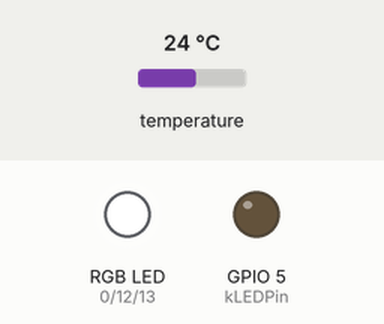
Bench run of a sketch on a simulated ESP8266 (NodeMCU). Shown: an RGB LED mixed from three pins (HIGH = lit), output pins drawn as LEDs (lit = HIGH). Inputs (shaded band) come from the test bench; at power-on: temperature 24 °C. WiFi joins after 1.5 s; servers stay silent unless stated; what the sketch prints to the serial monitor is not drawn.

Above: at 5.6 s.
At 6.9 s:
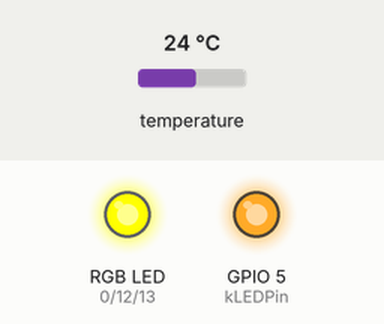
At 9.3 s:
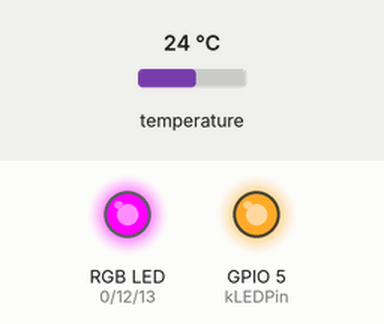
At 14.3 s:
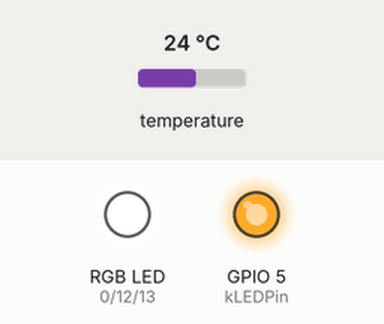
Timing chart, 0 to 17.5 s (numbered marks = the images above):
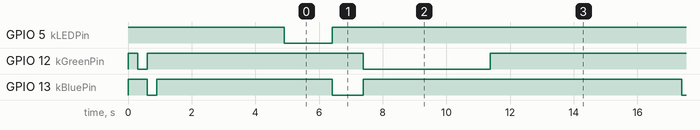

Measured:
- by itself, GPIO 5 (kLEDPin): HIGH → LOW at 4.9 s, → HIGH 1.5 s later
- by itself, GPIO 12 (kGreenPin): repeats every 10.8 s: HIGH 6.8 s, LOW 4.0 s
- by itself, GPIO 13 (kBluePin): goes LOW 0.30 s, HIGH 5.5 s, 11 × (LOW 0.96 s, HIGH 10.0 s), LOW 0.96 s, then HIGH

The sketch:

MinecraftTempSender.ino
```cpp
/**
 * MinecraftTempSender.ino
 *
 * Simple sketch to upload temperature readings taken from a DS18B20 temperature
 * sensor to a Minecraft server with the RaspberryJuice mod installed.
 *
 * Part of the Cocklecraft project - https://github.com/mcqn/cocklecraft-of-things/
 *
 * Expects the DS18B20 sensor to be connected to 3V3, GND and sensor pin 4
 *
 */

#include <Arduino.h>

#include <ESP8266WiFi.h>
#include <ESP8266WiFiMulti.h>
#include <WiFiClient.h>

#include <OneWire.h>
#include <DallasTemperature.h>

const int kTemperaturePin = 4;
OneWire gOneWire(kTemperaturePin);

DallasTemperature gSensors(&gOneWire);

#define USE_SERIAL Serial

ESP8266WiFiMulti WiFiMulti;

const int kLEDPin = 5;
// Pins for the RGB LED
const int kRedPin = 0;
const int kGreenPin = 12;
const int kBluePin = 13;

// Details for the Minecraft server we need to talk to
const char kMinecraftServer[] = "mc.fact.co.uk";
const int kMinecraftPort = 4711;
// Location where the temperature bar graph should be drawn
// It is drawn vertically - in the Y direction.
const int kFromX = 54;
const int kFromY = 7;
const int kFromZ = 128;
const int kToX = 54;
const int kToY = 30;
const int kToZ = 128;
// What temperature range does the graph show?
const float kMinTemp = 0.0;
const float kMaxTemp = 35.0;
// What type of blocks should we use for the "filled in" and "empty"
// parts of the graph?  0-108, see http://www.minecraftwiki.net/wiki/Data_values_(Pocket_Edition)
// for a list of block IDs to use
const int kFilledInBlockType = 89;
const int kEmptyBlockType = 0;

void setup() {

    pinMode(kLEDPin, OUTPUT);
    pinMode(kRedPin, OUTPUT);
    pinMode(kGreenPin, OUTPUT);
    pinMode(kBluePin, OUTPUT);
    USE_SERIAL.begin(115200);
    digitalWrite(kLEDPin, HIGH);
    // Check that the RGB LED is wired up right...
    // Because it's a common anode, setting a colour to HIGH will turn it off
    digitalWrite(kGreenPin, HIGH);
    digitalWrite(kBluePin, HIGH);
    digitalWrite(kRedPin, LOW);
    delay(300);
    digitalWrite(kGreenPin, LOW);
    digitalWrite(kRedPin, HIGH);
    delay(300);
    digitalWrite(kBluePin, LOW);
    digitalWrite(kGreenPin, HIGH);
    delay(300);
    digitalWrite(kBluePin, HIGH);

   // USE_SERIAL.setDebugOutput(true);

    USE_SERIAL.println();
    USE_SERIAL.println();
    USE_SERIAL.println();

    for(uint8_t t = 4; t > 0; t--) {
        USE_SERIAL.printf("[SETUP] WAIT %d...\n", t);
        USE_SERIAL.flush();
        delay(1000);
    }

    //WiFiMulti.addAP("SSID", "PASSWORD");
    WiFiMulti.addAP("WIFI NETWORK NAME/SSID", "WIFI PASSWORD");
    digitalWrite(kLEDPin, LOW);

    gSensors.begin();
}

void loop() {
    // wait for WiFi connection
    if((WiFiMulti.run() == WL_CONNECTED)) {

        // We're connected!  Yay!  Let's show that by turning the status LED blue
        digitalWrite(kBluePin, LOW);

        digitalWrite(kLEDPin, HIGH);

        // Read the temperature
        gSensors.requestTemperatures();
        float temperature = gSensors.getTempCByIndex(0);

        // Work out how much of the bar graph we should fill in
        float constrainedTemp = constrain(temperature, kMinTemp, kMaxTemp);
        float midPoint = mapFloat(constrainedTemp, kMinTemp, kMaxTemp, kFromY, kToY);
        // Round it to the nearest integer (converting a float to an integer
        // just throws away the part after the decimal point, so adding
        // 0.5 to it beforehand is a quick trick to round it properly)
        int midY = midPoint + 0.5;

        WiFiClient connection;
        if (connection.connect(kMinecraftServer, kMinecraftPort))
        {
            // We're connected, send the details to draw...
            // ...first the filled in part...
            connection.print("world.setBlocks(");
            connection.print(kFromX);
            connection.print(",");
            connection.print(kFromY);
            connection.print(",");
            connection.print(kFromZ);
            connection.print(",");
            connection.print(kToX);
            connection.print(",");
            connection.print(midY);
            connection.print(",");
            connection.print(kToZ);
            connection.print(",");
            connection.print(kFilledInBlockType);
            connection.println(")");
            // ...and then the "empty" part
            if (midY < kToY)
            {
              // But only if the filled in part doesn't
              // take up the entire graph
              connection.print("world.setBlocks(");
              connection.print(kFromX);
              connection.print(",");
              connection.print(midY+1);
              connection.print(",");
              connection.print(kFromZ);
              connection.print(",");
              connection.print(kToX);
              connection.print(",");
              connection.print(kToY);
              connection.print(",");
              connection.print(kToZ);
              connection.print(",");
              connection.print(kEmptyBlockType);
              connection.println(")");
            }
            // We've successfully sent the request, turn the green LED on...
            digitalWrite(kBluePin, HIGH);
            digitalWrite(kGreenPin, LOW);
            // We're done now, close the connection
            connection.stop();
        } else {
            // Things haven't gone well.  Make the status LED red
            digitalWrite(kLEDPin, LOW);
            digitalWrite(kBluePin, HIGH);
            digitalWrite(kGreenPin, HIGH);
            digitalWrite(kRedPin, LOW);
            USE_SERIAL.print("connection failed\n");
        }
    }

    delay(4000);
    // Reset the status LED
    digitalWrite(kRedPin, HIGH);
    digitalWrite(kGreenPin, HIGH);
    digitalWrite(kBluePin, HIGH);
    // Wait for a while before taking the next reading
    delay(6000UL);
}

/*
 * mapFloat(float aVal, float aFromLow, float aFromHigh, float aToLow, float aToHigh)
 * Maps a float value (aVal) that ranges from aFromLow to aFromHigh to a new range
 * defined by aToLow and aToHigh
 * aVal - The Value to Map
 * aFromLow - The minimum input value
 * aToLow - The maximum input value
 * aToLow - the minimum output value
 * aToHigh - the maximum output
 */
float mapFloat(float aVal, float aFromLow, float aFromHigh, float aToLow, float aToHigh)
{
  return (aVal - aFromLow) * (aToHigh - aToLow) / (aFromHigh - aFromLow) + aToLow;
}
```
